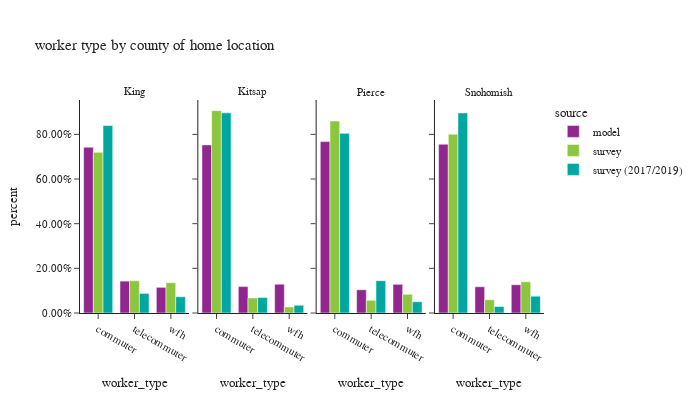

The notebook cell this image was saved under:
### Code cell
df_worker_count = workers.groupby(['source','CountyName_hh','worker_type'])['pdexpfac']. \
    sum().reset_index()
df_worker_count['percent'] = df_worker_count.groupby(['source','CountyName_hh'], group_keys=False)['pdexpfac']. \
    apply(lambda x: x / float(x.sum()))

df_worker_count_ct = workers.groupby(['source','CountyName_hh','worker_type'])['pdexpfac'].count().reset_index(). \
    rename(columns={'pdexpfac':'sample count'})
df_worker_count = df_worker_count.merge(df_worker_count_ct, on=['source','CountyName_hh','worker_type']). \
    rename(columns={'pdexpfac':'total count'})


fig = px.bar(df_worker_count.sort_values(by=['CountyName_hh','worker_type']), x='worker_type', y="percent",
             facet_col="CountyName_hh", color="source",hover_data=['sample count','total count'],
             barmode="group",
             title="worker type by county of home location")
fig.for_each_annotation(lambda a: a.update(text = a.text.split("=")[-1]))
fig.update_layout(height=400, width=700, font=dict(size=11))
fig.for_each_yaxis(lambda a: a.update(tickformat = ".2%"))
fig.update_xaxes(categoryorder='array', categoryarray= ['commuter','telecommuter','wfh'])
fig.show()

### Figure 1 — Plotly figure (JSON) as saved in the notebook; plotly's stock layout.template omitted (floating-point values rounded to 4 significant figures)
{"data": [{"alignmentgroup": "True", "customdata": [[852100.0, 852100.0], [163900.0, 163900.0], [132000.0, 132000.0]], "hovertemplate": "source=model<br>CountyName_hh=King<br>worker_type=%{x}<br>percent=%{y}<br>sample count=%{customdata[0]}<br>total count=%{customdata[1]}<extra></extra>", "legendgroup": "model", "marker": {"color": "#91268F", "pattern": {"shape": ""}}, "name": "model", "offsetgroup": "model", "orientation": "v", "showlegend": true, "textposition": "auto", "type": "bar", "x": ["commuter", "telecommuter", "wfh"], "xaxis": "x", "y": [0.7422, 0.1428, 0.1149], "yaxis": "y"}, {"alignmentgroup": "True", "customdata": [[31900.0, 31900.0], [5013.0, 5013.0], [5471.0, 5471.0]], "hovertemplate": "source=model<br>CountyName_hh=Kitsap<br>worker_type=%{x}<br>percent=%{y}<br>sample count=%{customdata[0]}<br>total count=%{customdata[1]}<extra></extra>", "legendgroup": "model", "marker": {"color": "#91268F", "pattern": {"shape": ""}}, "name": "model", "offsetgroup": "model", "orientation": "v", "showlegend": false, "textposition": "auto", "type": "bar", "x": ["commuter", "telecommuter", "wfh"], "xaxis": "x2", "y": [0.7527, 0.1183, 0.1291], "yaxis": "y2"}, {"alignmentgroup": "True", "customdata": [[186000.0, 186000.0], [25260.0, 25260.0], [31060.0, 31060.0]], "hovertemplate": "source=model<br>CountyName_hh=Pierce<br>worker_type=%{x}<br>percent=%{y}<br>sample count=%{customdata[0]}<br>total count=%{customdata[1]}<extra></extra>", "legendgroup": "model", "marker": {"color": "#91268F", "pattern": {"shape": ""}}, "name": "model", "offsetgroup": "model", "orientation": "v", "showlegend": false, "textposition": "auto", "type": "bar", "x": ["commuter", "telecommuter", "wfh"], "xaxis": "x3", "y": [0.7675, 0.1043, 0.1282], "yaxis": "y3"}, {"alignmentgroup": "True", "customdata": [[186300.0, 186300.0], [28980.0, 28980.0], [31210.0, 31210.0]], "hovertemplate": "source=model<br>CountyName_hh=Snohomish<br>worker_type=%{x}<br>percent=%{y}<br>sample count=%{customdata[0]}<br>total count=%{customdata[1]}<extra></extra>", "legendgroup": "model", "marker": {"color": "#91268F", "pattern": {"shape": ""}}, "name": "model", "offsetgroup": "model", "orientation": "v", "showlegend": false, "textposition": "auto", "type": "bar", "x": ["commuter", "telecommuter", "wfh"], "xaxis": "x4", "y": [0.7558, 0.1176, 0.1266], "yaxis": "y4"}, {"alignmentgroup": "True", "customdata": [[1177.0, 542700.0], [488.0, 109100.0], [473.0, 102300.0]], "hovertemplate": "source=survey<br>CountyName_hh=King<br>worker_type=%{x}<br>percent=%{y}<br>sample count=%{customdata[0]}<br>total count=%{customdata[1]}<extra></extra>", "legendgroup": "survey", "marker": {"color": "#8CC63E", "pattern": {"shape": ""}}, "name": "survey", "offsetgroup": "survey", "orientation": "v", "showlegend": true, "textposition": "auto", "type": "bar", "x": ["commuter", "telecommuter", "wfh"], "xaxis": "x", "y": [0.7196, 0.1447, 0.1356], "yaxis": "y"}, {"alignmentgroup": "True", "customdata": [[29.0, 20680.0], [3.0, 1526.0], [9.0, 615.9]], "hovertemplate": "source=survey<br>CountyName_hh=Kitsap<br>worker_type=%{x}<br>percent=%{y}<br>sample count=%{customdata[0]}<br>total count=%{customdata[1]}<extra></extra>", "legendgroup": "survey", "marker": {"color": "#8CC63E", "pattern": {"shape": ""}}, "name": "survey", "offsetgroup": "survey", "orientation": "v", "showlegend": false, "textposition": "auto", "type": "bar", "x": ["commuter", "telecommuter", "wfh"], "xaxis": "x2", "y": [0.9062, 0.06685, 0.02699], "yaxis": "y2"}, {"alignmentgroup": "True", "customdata": [[96.0, 135600.0], [24.0, 8992.0], [19.0, 13180.0]], "hovertemplate": "source=survey<br>CountyName_hh=Pierce<br>worker_type=%{x}<br>percent=%{y}<br>sample count=%{customdata[0]}<br>total count=%{customdata[1]}<extra></extra>", "legendgroup": "survey", "marker": {"color": "#8CC63E", "pattern": {"shape": ""}}, "name": "survey", "offsetgroup": "survey", "orientation": "v", "showlegend": false, "textposition": "auto", "type": "bar", "x": ["commuter", "telecommuter", "wfh"], "xaxis": "x3", "y": [0.8595, 0.05699, 0.08355], "yaxis": "y3"}, {"alignmentgroup": "True", "customdata": [[123.0, 121500.0], [30.0, 9010.0], [42.0, 21220.0]], "hovertemplate": "source=survey<br>CountyName_hh=Snohomish<br>worker_type=%{x}<br>percent=%{y}<br>sample count=%{customdata[0]}<br>total count=%{customdata[1]}<extra></extra>", "legendgroup": "survey", "marker": {"color": "#8CC63E", "pattern": {"shape": ""}}, "name": "survey", "offsetgroup": "survey", "orientation": "v", "showlegend": false, "textposition": "auto", "type": "bar", "x": ["commuter", "telecommuter", "wfh"], "xaxis": "x4", "y": [0.8007, 0.05938, 0.1399], "yaxis": "y4"}, {"alignmentgroup": "True", "customdata": [[3798.0, 548900.0], [254.0, 57290.0], [393.0, 47660.0]], "hovertemplate": "source=survey (2017/2019)<br>CountyName_hh=King<br>worker_type=%{x}<br>percent=%{y}<br>sample count=%{customdata[0]}<br>total count=%{customdata[1]}<extra></extra>", "legendgroup": "survey (2017/2019)", "marker": {"color": "#00A7A0", "pattern": {"shape": ""}}, "name": "survey (2017/2019)", "offsetgroup": "survey (2017/2019)", "orientation": "v", "showlegend": true, "textposition": "auto", "type": "bar", "x": ["commuter", "telecommuter", "wfh"], "xaxis": "x", "y": [0.8395, 0.08762, 0.07289], "yaxis": "y"}, {"alignmentgroup": "True", "customdata": [[43.0, 29630.0], [3.0, 2282.0], [9.0, 1141.0]], "hovertemplate": "source=survey (2017/2019)<br>CountyName_hh=Kitsap<br>worker_type=%{x}<br>percent=%{y}<br>sample count=%{customdata[0]}<br>total count=%{customdata[1]}<extra></extra>", "legendgroup": "survey (2017/2019)", "marker": {"color": "#00A7A0", "pattern": {"shape": ""}}, "name": "survey (2017/2019)", "offsetgroup": "survey (2017/2019)", "orientation": "v", "showlegend": false, "textposition": "auto", "type": "bar", "x": ["commuter", "telecommuter", "wfh"], "xaxis": "x2", "y": [0.8964, 0.06905, 0.03452], "yaxis": "y2"}, {"alignmentgroup": "True", "customdata": [[185.0, 92940.0], [22.0, 16730.0], [28.0, 5824.0]], "hovertemplate": "source=survey (2017/2019)<br>CountyName_hh=Pierce<br>worker_type=%{x}<br>percent=%{y}<br>sample count=%{customdata[0]}<br>total count=%{customdata[1]}<extra></extra>", "legendgroup": "survey (2017/2019)", "marker": {"color": "#00A7A0", "pattern": {"shape": ""}}, "name": "survey (2017/2019)", "offsetgroup": "survey (2017/2019)", "orientation": "v", "showlegend": false, "textposition": "auto", "type": "bar", "x": ["commuter", "telecommuter", "wfh"], "xaxis": "x3", "y": [0.8047, 0.1449, 0.05043], "yaxis": "y3"}, {"alignmentgroup": "True", "customdata": [[184.0, 118500.0], [11.0, 3824.0], [19.0, 9961.0]], "hovertemplate": "source=survey (2017/2019)<br>CountyName_hh=Snohomish<br>worker_type=%{x}<br>percent=%{y}<br>sample count=%{customdata[0]}<br>total count=%{customdata[1]}<extra></extra>", "legendgroup": "survey (2017/2019)", "marker": {"color": "#00A7A0", "pattern": {"shape": ""}}, "name": "survey (2017/2019)", "offsetgroup": "survey (2017/2019)", "orientation": "v", "showlegend": false, "textposition": "auto", "type": "bar", "x": ["commuter", "telecommuter", "wfh"], "xaxis": "x4", "y": [0.8958, 0.02891, 0.0753], "yaxis": "y4"}], "layout": {"annotations": [{"font": {}, "showarrow": false, "text": "King", "x": 0.1175, "xanchor": "center", "xref": "paper", "y": 1.0, "yanchor": "bottom", "yref": "paper"}, {"font": {}, "showarrow": false, "text": "Kitsap", "x": 0.3725, "xanchor": "center", "xref": "paper", "y": 1.0, "yanchor": "bottom", "yref": "paper"}, {"font": {}, "showarrow": false, "text": "Pierce", "x": 0.6275, "xanchor": "center", "xref": "paper", "y": 1.0, "yanchor": "bottom", "yref": "paper"}, {"font": {}, "showarrow": false, "text": "Snohomish", "x": 0.8825, "xanchor": "center", "xref": "paper", "y": 1.0, "yanchor": "bottom", "yref": "paper"}], "barmode": "group", "font": {"size": 11}, "height": 400, "legend": {"title": {"text": "source"}, "tracegroupgap": 0}, "title": {"text": "worker type by county of home location"}, "width": 700, "xaxis": {"anchor": "y", "categoryarray": ["commuter", "telecommuter", "wfh"], "categoryorder": "array", "domain": [0.0, 0.235], "title": {"text": "worker_type"}}, "xaxis2": {"anchor": "y2", "categoryarray": ["commuter", "telecommuter", "wfh"], "categoryorder": "array", "domain": [0.255, 0.49], "matches": "x", "title": {"text": "worker_type"}}, "xaxis3": {"anchor": "y3", "categoryarray": ["commuter", "telecommuter", "wfh"], "categoryorder": "array", "domain": [0.51, 0.745], "matches": "x", "title": {"text": "worker_type"}}, "xaxis4": {"anchor": "y4", "categoryarray": ["commuter", "telecommuter", "wfh"], "categoryorder": "array", "domain": [0.765, 1.0], "matches": "x", "title": {"text": "worker_type"}}, "yaxis": {"anchor": "x", "domain": [0.0, 1.0], "tickformat": ".2%", "title": {"text": "percent"}}, "yaxis2": {"anchor": "x2", "domain": [0.0, 1.0], "matches": "y", "showticklabels": false, "tickformat": ".2%"}, "yaxis3": {"anchor": "x3", "domain": [0.0, 1.0], "matches": "y", "showticklabels": false, "tickformat": ".2%"}, "yaxis4": {"anchor": "x4", "domain": [0.0, 1.0], "matches": "y", "showticklabels": false, "tickformat": ".2%"}}}
